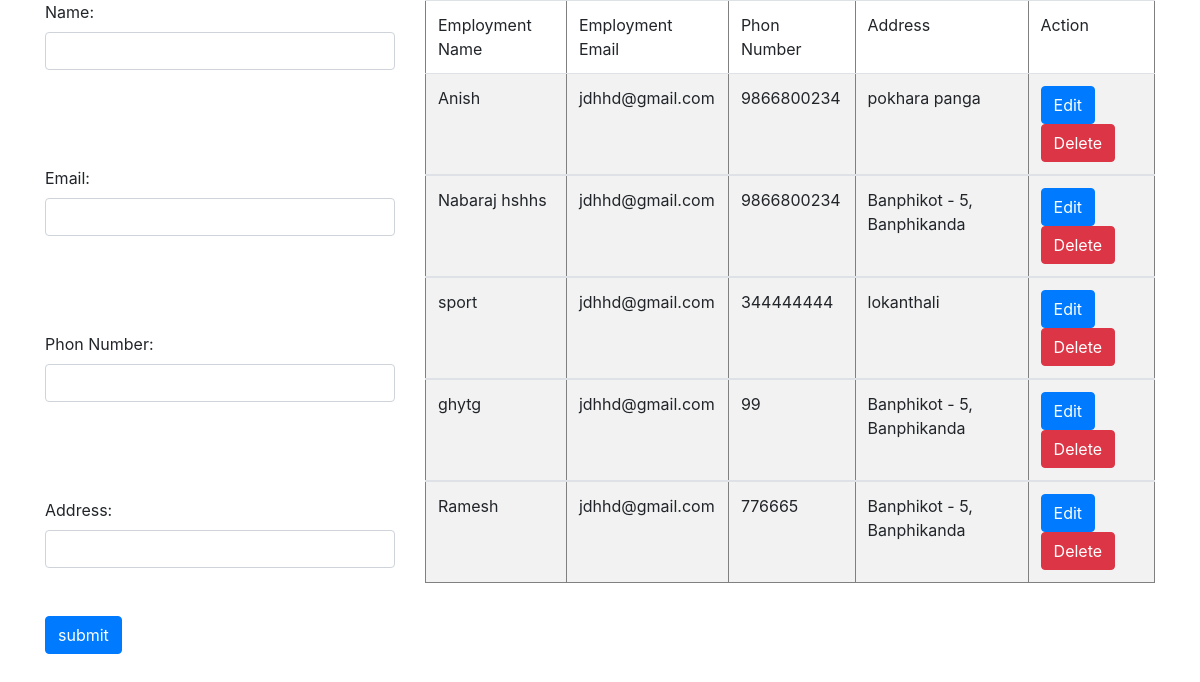
The page / on the database its author committed.
### tables this page shows
CREATE TABLE `emp_tble` (
  `id` int(11) NOT NULL,
  `nam` varchar(255) NOT NULL,
  `email` varchar(255) NOT NULL,
  `ph_name` varchar(255) NOT NULL,
  `addres` varchar(255) NOT NULL
);

### include/conn.php (called while the page is built, shortened)
<?php
function connect()
{
   try {
      $conn = mysqli_connect(local, root, pass, dbname);
   } catch (Exception $ex) {
      die ("connection failed".$ex->getMessage());
      exit();
   }
    return $conn;
}
function assoc($result)
{
    return mysqli_fetch_assoc($result);
}
?>

### include/config.php (called while the page is built, shortened)
<?php
function view($table)
{
    $query = "SELECT * FROM $table";
    $result = mysqli_query(connect(), $query);
    $i = 0;
    while ($data = assoc($result)) {
        $emp[$i]['id'] = $data['id'];
        $emp[$i]['name'] = $data['nam'];
        $emp[$i]['email'] = $data['email'];
        $emp[$i]['ph_name'] = $data['ph_name'];
        $emp[$i]['address'] = $data['addres'];
        $i++;
    }
    return $emp;
}

### index.php (the view, shortened to what this page needs)
<?php
include('include/conn.php');
include('include/config.php');
$emailmsg="";
$phmsg="";
$namemsg="";
  ?>
<!DOCTYPE html>
<html lang="en">
<head>
    <link href="css/bootstrap.css" media="all" rel="stylesheet">
</head>
<body>
   <div class="container">
  <div class="row">
  <div class="col-4">
   <form action="action/add.php" method="post" class="form-group">
    <label>Name:</label>
    <input type="text" name="name" class="form-control" required><br><br>
    <label ><?php echo $namemsg ; ?></label><br><br>
   <label>Email:</label>
   <input type="text" name="email" class="form-control"required><br><br>
   <label ><?php echo $emailmsg ;?></label><br><br>
   <label>Phon Number:</label>
   <input type="text" name="ph_name" class="form-control" required><br><br>
   <label><?php echo $phmsg ; ?></label><br><br>
   <label>Address:</label>
   <input type="text" name="address" required class="form-control"><br><br>
   <input type="submit" value="submit" name="submit" class="btn btn-primary" class="form-control">
   </form>
</div>
    <div class="col-8">
<?php
$result=view('emp_tble');
$count=count($result);
if ($count>0) {
    ?>
    <table border="1" class="table table-striped">
        <thead>
            <tr>
            <td>Employment Name</td>
            <td>Employment Email</td>
            <td>Phon Number</td>
            <td>Address</td>
            <td>Action</td>
            </tr>
        </thead>
    <?php
    $data=view('emp_tble');
    $i=0;
    while($i<count($data)) {
      ?>
        <tbody>
            <tr>
            <td><?php echo $data[$i]['name'] ; ?></td></td>
            <td><?php echo $data[$i]['email'] ; ?></td>
            <td><?php echo $data[$i]['ph_name'] ; ?></td>
            <td><?php echo $data[$i]['address'] ; ?></td>
            <td>
                <a href="action/editform.php?id=<?php echo $data[$i]['id'] ?>"><input type="submit" value="Edit" class="btn btn-primary" ></a>
               <a href="action/delete.php?id=<?php echo $data[$i]['id']?>"><input type="submit" value="Delete" class="btn btn-danger"></a>
            </td>
            </tr>
        </tbody>
 <?php $i++; } ?>
      </table>
      </div>
      <?php
}
  ?>
</div>
</div>
</body>
</html>

### rows shown on the page
emp_tble: nam "Anish", email "jdhhd@gmail.com", ph_name "9866800234", addres "pokhara panga"
emp_tble: nam "Nabaraj hshhs", email "jdhhd@gmail.com", ph_name "9866800234", addres "Banphikot - 5, Banphikanda"
emp_tble: nam "sport", email "jdhhd@gmail.com", ph_name "344444444", addres "lokanthali"
emp_tble: nam "ghytg", email "jdhhd@gmail.com", ph_name "99", addres "Banphikot - 5, Banphikanda"
emp_tble: nam "Ramesh", email "jdhhd@gmail.com", ph_name "776665", addres "Banphikot - 5, Banphikanda"
